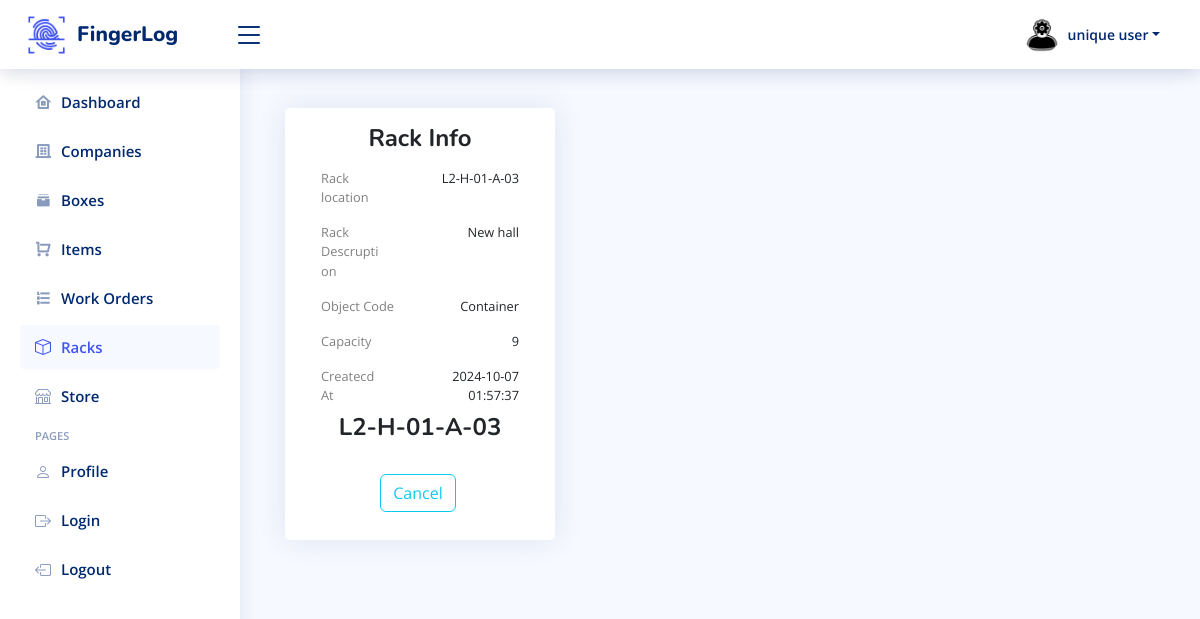
The app's page /rackInfo.php?id=2 (signed in) with its own data.
### tables this page shows
CREATE TABLE `register` (
  `id` int(11) NOT NULL,
  `name` varchar(50) NOT NULL,
  `email` varchar(50) NOT NULL,
  `password` varchar(50) NOT NULL,
  `role` enum('user','admin') NOT NULL DEFAULT 'admin'
);

CREATE TABLE `racks` (
  `id` int(11) NOT NULL,
  `rack_location` varchar(255) NOT NULL,
  `rack_description` varchar(255) NOT NULL,
  `object_code` varchar(50) NOT NULL,
  `capacity` int(11) NOT NULL DEFAULT 9,
  `created_at` timestamp NOT NULL DEFAULT current_timestamp()
);

### rackInfo.php (the view, shortened to what this page needs)
<?php
include 'config/db.php';
$email = $_SESSION['email'];
$getAdminData = "SELECT * FROM register WHERE email = '$email'";
$resultData = mysqli_query($conn, $getAdminData);
if ($resultData->num_rows > 0) {
    $row2 = $resultData->fetch_assoc();
    $adminName = $row2['name'];
}
$rack_id = $_GET['id'];
$sql = "SELECT * FROM racks WHERE id = $rack_id";
$result = $conn->query($sql);
$rack_data = $result->fetch_assoc();
?>
<!DOCTYPE html>
<html lang="en">
<head>
    <link href="https://cdn.jsdelivr.net/npm/bootstrap@5.0.2/dist/css/bootstrap.min.css" rel="stylesheet">
    <link href="https://cdn.jsdelivr.net/npm/simple-datatables@latest/dist/style.css" rel="stylesheet" type="text/css">
    <link rel="stylesheet" href="fonts/icomoon/style.css">
    <link rel="stylesheet" href="css/owl.carousel.min.css">
    <link rel="stylesheet" href="css/bootstrap.min.css">
    <link rel="stylesheet" href="css/style.css">
    <link href="https://maxcdn.bootstrapcdn.com/bootstrap/4.5.2/css/bootstrap.min.css" rel="stylesheet">
    <link href="assets/vendor/bootstrap/css/bootstrap.min.css" rel="stylesheet">
    <link href="assets/vendor/bootstrap-icons/bootstrap-icons.css" rel="stylesheet">
    <link href="assets/vendor/boxicons/css/boxicons.min.css" rel="stylesheet">
    <link href="assets/vendor/quill/quill.snow.css" rel="stylesheet">
    <link href="assets/vendor/quill/quill.bubble.css" rel="stylesheet">
    <link href="assets/vendor/remixicon/remixicon.css" rel="stylesheet">
    <link href="assets/vendor/simple-datatables/style.css" rel="stylesheet">
    <link href="assets/css/style.css" rel="stylesheet">
</head>
<body>
    <header id="header" class="header fixed-top d-flex align-items-center">
        <div class="d-flex align-items-center justify-content-between">
            <a href="index.php" class="logo d-flex align-items-center">
                <span class="d-none d-lg-block">FingerLog</span>
            </a>
        </div>
        <div class="search-bar">
        </div>
        <nav class="header-nav ms-auto">
            <ul class="d-flex align-items-center">
                <li class="nav-item dropdown pe-3 mr-4">
                    <a class="nav-link nav-profile d-flex align-items-center pe-0" href="#" data-bs-toggle="dropdown">
                        <span class="d-none d-md-block dropdown-toggle ps-2"><?php echo $adminName ?></span>
                    </a>
                </li>
            </ul>
        </nav>
    </header>
      <?php include 'headerfile.php'; ?>
    <aside id="sidebar" class="sidebar">
        <ul class="sidebar-nav" id="sidebar-nav">
            <li class="nav-item">
                <a class="nav-link collapsed" href="index.php">
                    <i class="ri-home-8-line"></i>
                    <span>Dashboard</span>
                </a>
            </li>
            <?php if ($_SESSION['role'] == 'admin') { ?>
                <li class="nav-item">
                    <a class="nav-link collapsed" href="Companies.php">
                        <i class="ri-building-4-line"></i><span>Companies</span><i class="bi bi-chevron ms-auto"></i>
                    </a>
                </li>
                <li class="nav-item">
                    <a class="nav-link collapsed" href="box.php">
                        <i class="ri-archive-stack-fill"></i><span>Boxes</span><i class="bi bi-chevron ms-auto"></i>
                    </a>
                </li>
                <li class="nav-item">
                    <a class="nav-link collapsed" href="showItems.php">
                        <i class="ri-shopping-cart-line"></i><span>Items</span><i class="bi bi-chevron ms-auto"></i>
                    </a>
                </li>
                <li class="nav-item">
                    <a class="nav-link collapsed" href="order.php">
                        <i class="ri-list-ordered"></i><span>Work Orders</span><i class="bi bi-chevron ms-auto"></i>
                    </a>
                </li>
                <li class="nav-item">
                    <a class="nav-link active" href="racks.php">
                        <i class="bi bi-box"></i><span>Racks</span><i class="bi bi-chevron ms-auto"></i>
                    </a>
                </li>
                <li class="nav-item">
                    <a class="nav-link collapsed" href="store.php">
                        <i class="bi bi-shop"></i><span>Store</span><i class="bi bi-chevron ms-auto"></i>
                    </a>
                </li>
            <?php } ?>
            <li class="nav-heading">Pages</li>
            <li class="nav-item">
                <a class="nav-link collapsed" href="users-profile.php">
                    <i class="bi bi-person"></i><span>Profile</span>
                </a>
            </li>
            <li class="nav-item">
                <a class="nav-link collapsed" href="pages-login.php">
                    <i class="bi bi-box-arrow-right"></i><span>Login</span>
                </a>
            </li>
            <li class="nav-item">
                <a class="nav-link collapsed" href="logout.php">
                    <i class="bi bi-box-arrow-left"></i><span>Logout</span>
                </a>
            </li>
        </ul>
    </aside>
    <main id="main" class="main">
        <div class="d-flex flex-wrap">
            <div class="col-md-6 col-lg-4 pb-3">
                <div class="card card-custom bg-white border-white border-0">
                    <div class="card-body list-group mt-3">
                        <h4 class="card-title-info"><b>Rack Info</b></h4>
                        <ul class="list-group list-group-horizontal d-flex justify-content-between">
                            <li class="list-group-item" style="color:grey;  width: 35%;">Rack location</li>
                            <li class="list-group-item text-end" style="text-align: right; width: 55%;"><?php echo $rack_data['rack_location']; ?></li>
                        </ul>
                        <ul class="list-group list-group-horizontal-sm d-flex justify-content-between">
                            <li class="list-group-item" style="color:grey; width: 39%;">Rack Descruption</li>
                            <li class="list-group-item text-end" style="text-align: right; width: 55%;"><?php echo $rack_data['rack_description']; ?></li>
                        </ul>
                        <ul class="list-group list-group-horizontal-md d-flex justify-content-between">
                            <li class="list-group-item" style="color:grey; width:50%">Object Code</li>
                            <li class="list-group-item" style="text-align: right;width: 55%;"><?php echo $rack_data['object_code']; ?></li>
                        </ul>
                        <ul class="list-group list-group-horizontal-lg d-flex justify-content-between">
                            <li class="list-group-item" style="color:grey; width: 39%;">Capacity</li>
                            <li class="list-group-item" style="text-align: right; width: 55%;"><?php echo $rack_data['capacity']; ?></li>
                        </ul>
                        <ul class="list-group list-group-horizontal-lg d-flex justify-content-between">
                            <li class="list-group-item" style="color:grey; width: 39%;">Createcd At</li>
                            <li class="list-group-item" style="text-align: right; width: 55%;"><?php echo $rack_data['created_at']; ?></li>
                        </ul>
                        <h4 class="card-title-info"><b><?php echo $rack_data['rack_location']; ?></b></h4>
                        <div class="text-center mt-4 mb-2">
                        <button type="reset" class="btn btn-outline-info mr-1" onclick="window.location.href = 'racks.php';">Cancel</button>
                        </div>
                    </div>
                </div>
            </div>
        </div>
    </main>
</body>
</html>

### headerfile.php (shortened to what this page needs)
<header id="header" class="header fixed-top d-flex align-items-center">
<div class="d-flex align-items-center justify-content-between">
    <img class="navbar-image" src="assets/img/logo3.png" alt="">
    <a href="index.php" class="logo d-flex align-items-center">
        <span class="d-none d-lg-block">FingerLog</span>
    </a>
    <i class="bi bi-list toggle-sidebar-btn"></i>
</div>
<nav class="header-nav ms-auto">
    <ul class="d-flex align-items-center">
        <li class="nav-item profileimage dropdown pe-3 mr-4">
            <a class="nav-link nav-profile d-flex align-items-center pe-0" href="#" data-bs-toggle="dropdown">
                <img src="image/admin-png.png" alt="Profile" class="rounded-circle">
                <span class="d-none d-md-block dropdown-toggle ps-2"><?php echo $adminName ?></span>
            </a>
        </li>
    </ul>
</nav>
</header>

### assets/css/style.css (style rules this page uses)
:root { scroll-behavior: smooth; }
body { font-family: "Open Sans", sans-serif; background: #f6f9ff; color: #444444; }
a { color: #4154f1; text-decoration: none; }
h1, h2, h3, h4, h5, h6 { font-family: "Nunito", sans-serif; }
#main { margin-top: 60px; padding: 20px 30px; transition: all 0.3s; }
.card { margin-bottom: 30px; border: none; border-radius: 5px; box-shadow: 0px 0 30px rgba(1, 41, 112, 0.1); background-color: white; font-size: 0.8rem; }
.card-body { padding: 0 20px 20px 20px; }
.logo { line-height: 1; }
@media (min-width: 1200px) { .logo { width: 280px; } }
.logo span { font-size: 21px; font-weight: 800; color: #012970; font-family: "Nunito", sans-serif; }
.header { transition: all 0.5s; z-index: 997; height: 60px; box-shadow: 0px 2px 20px rgba(1, 41, 112, 0.1); background-color: #fff; padding-left: 20px; }
.header .toggle-sidebar-btn { font-size: 32px; padding-left: 10px; cursor: pointer; color: #012970; }
.header .search-bar { min-width: 360px; padding: 0 20px; }
.navbar-image { width: 43px; height: 44px; margin-right: 9px; }
.header-nav ul { list-style: none; }
.header-nav>ul { margin: 0; padding: 0; }
.header-nav .nav-profile { color: #012970; }
.header-nav .nav-profile img { max-height: 36px; }
.header-nav .nav-profile span { font-size: 14px; font-weight: 600; }
.sidebar { position: fixed; top: 60px; left: 0; bottom: 0; width: 240px; z-index: 996; transition: all 0.5s; padding: 20px; overflow-y: auto; scrollbar-width: thin; scrollbar-color: #aab7cf transparent; box-shadow: 0px 0px 20px rgba(1, 41, 112, 0.1); background-color: #fff; }
@media (min-width: 1200px) { #main, #footer { margin-left: 240px; } }
.sidebar-nav { padding: 0; margin: 0; list-style: none; }
.sidebar-nav li { padding: 0; margin: 0; list-style: none; }
.sidebar-nav .nav-item { margin-bottom: 5px; }
.sidebar-nav .nav-heading { font-size: 11px; text-transform: uppercase; color: #899bbd; font-weight: 600; margin: 10px 0 5px 15px; }
.sidebar-nav .nav-link { display: flex; align-items: center; font-size: 15px; font-weight: 600; color: #4154f1; transition: 0.3; background: #f6f9ff; padding: 10px 15px; border-radius: 4px; }
.sidebar-nav .nav-link i { font-size: 16px; margin-right: 10px; color: #4154f1; }
.sidebar-nav .nav-link.collapsed { color: #012970; background: #fff; }
.sidebar-nav .nav-link.collapsed i { color: #899bbd; }
.list-group-item { border-bottom-left-radius: var(--bs-list-group-border-radius); border-top-right-radius: 0; border: none; }
.header { transition: all 1.5s; z-index: 997; height: 69px; background-color: #fff; padding-left: 25px; padding-top: 9px; padding-bottom: 9px; }
@media (min-width: 1200px) { .logo { width: 146px; } }
.header .toggle-sidebar-btn { font-size: 32px; padding-left: 10px; cursor: pointer; }

### rackInfo.php (style rules this page uses)
.card { margin-bottom: 30px; border: none; border-radius: 5px; box-shadow: 0px 0 30px rgba(1, 41, 112, 0.1); background-color: white; font-size: 0.8rem; margin-top: 38px; }
* { margin: 0; padding: 0; box-sizing: border-box; }
.card-title-info { text-align: center; }

### records on screen
register: name "unique user"
racks: rack_location "L2-H-01-A-03", rack_description "New hall", object_code "Container", capacity "9", created_at "2024-10-07 01:57:37"
